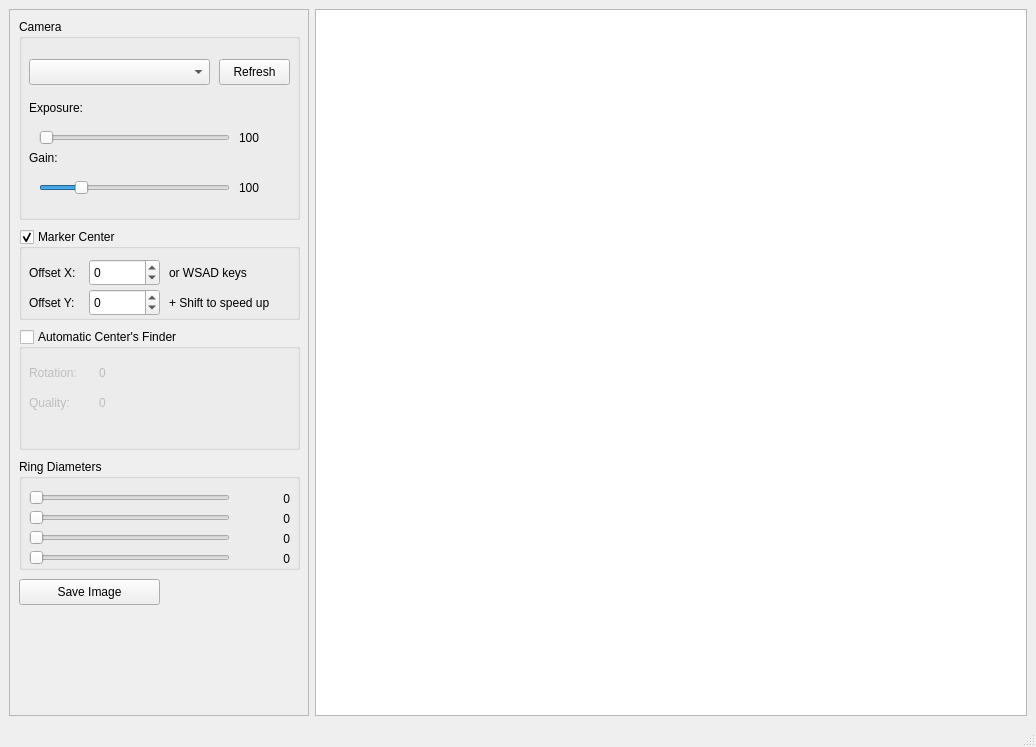
<?xml version="1.0" encoding="UTF-8"?>
<ui version="4.0">
 <class>MainWindow</class>
 <widget class="QMainWindow" name="MainWindow">
  <property name="geometry">
   <rect>
    <x>0</x>
    <y>0</y>
    <width>1036</width>
    <height>747</height>
   </rect>
  </property>
  <property name="windowTitle">
   <string>Newton Collimation Camera</string>
  </property>
  <widget class="QWidget" name="centralwidget">
   <layout class="QHBoxLayout" name="horizontalLayout">
    <item>
     <widget class="QFrame" name="frame">
      <property name="minimumSize">
       <size>
        <width>300</width>
        <height>0</height>
       </size>
      </property>
      <property name="frameShape">
       <enum>QFrame::StyledPanel</enum>
      </property>
      <property name="frameShadow">
       <enum>QFrame::Raised</enum>
      </property>
      <widget class="QGroupBox" name="markerCenter">
       <property name="geometry">
        <rect>
         <x>10</x>
         <y>220</y>
         <width>281</width>
         <height>91</height>
        </rect>
       </property>
       <property name="title">
        <string>Marker Center</string>
       </property>
       <property name="checkable">
        <bool>true</bool>
       </property>
       <widget class="QLabel" name="label_3">
        <property name="geometry">
         <rect>
          <x>10</x>
          <y>60</y>
          <width>58</width>
          <height>27</height>
         </rect>
        </property>
        <property name="text">
         <string>Offset Y:</string>
        </property>
       </widget>
       <widget class="QLabel" name="label_2">
        <property name="geometry">
         <rect>
          <x>10</x>
          <y>30</y>
          <width>58</width>
          <height>27</height>
         </rect>
        </property>
        <property name="text">
         <string>Offset X:</string>
        </property>
       </widget>
       <widget class="QSpinBox" name="offsetX">
        <property name="geometry">
         <rect>
          <x>70</x>
          <y>30</y>
          <width>71</width>
          <height>27</height>
         </rect>
        </property>
        <property name="minimum">
         <number>-500</number>
        </property>
        <property name="maximum">
         <number>500</number>
        </property>
       </widget>
       <widget class="QLabel" name="label_6">
        <property name="geometry">
         <rect>
          <x>150</x>
          <y>30</y>
          <width>121</width>
          <height>27</height>
         </rect>
        </property>
        <property name="text">
         <string>or WSAD keys</string>
        </property>
       </widget>
       <widget class="QLabel" name="label_7">
        <property name="geometry">
         <rect>
          <x>150</x>
          <y>60</y>
          <width>121</width>
          <height>27</height>
         </rect>
        </property>
        <property name="text">
         <string>+ Shift to speed up</string>
        </property>
       </widget>
       <widget class="QSpinBox" name="offsetY">
        <property name="geometry">
         <rect>
          <x>70</x>
          <y>60</y>
          <width>71</width>
          <height>27</height>
         </rect>
        </property>
        <property name="minimum">
         <number>-500</number>
        </property>
        <property name="maximum">
         <number>500</number>
        </property>
       </widget>
      </widget>
      <widget class="QGroupBox" name="groupBox_2">
       <property name="geometry">
        <rect>
         <x>10</x>
         <y>450</y>
         <width>281</width>
         <height>111</height>
        </rect>
       </property>
       <property name="title">
        <string>Ring Diameters</string>
       </property>
       <property name="checkable">
        <bool>false</bool>
       </property>
       <widget class="QLabel" name="ringValue_1">
        <property name="geometry">
         <rect>
          <x>220</x>
          <y>30</y>
          <width>51</width>
          <height>20</height>
         </rect>
        </property>
        <property name="text">
         <string>0</string>
        </property>
        <property name="alignment">
         <set>Qt::AlignRight|Qt::AlignTrailing|Qt::AlignVCenter</set>
        </property>
       </widget>
       <widget class="QSlider" name="ringSlider_3">
        <property name="geometry">
         <rect>
          <x>10</x>
          <y>70</y>
          <width>201</width>
          <height>18</height>
         </rect>
        </property>
        <property name="minimum">
         <number>1</number>
        </property>
        <property name="maximum">
         <number>1000</number>
        </property>
        <property name="pageStep">
         <number>10</number>
        </property>
        <property name="value">
         <number>1</number>
        </property>
        <property name="orientation">
         <enum>Qt::Horizontal</enum>
        </property>
       </widget>
       <widget class="QLabel" name="ringValue_4">
        <property name="geometry">
         <rect>
          <x>220</x>
          <y>90</y>
          <width>51</width>
          <height>20</height>
         </rect>
        </property>
        <property name="text">
         <string>0</string>
        </property>
        <property name="alignment">
         <set>Qt::AlignRight|Qt::AlignTrailing|Qt::AlignVCenter</set>
        </property>
       </widget>
       <widget class="QLabel" name="ringValue_3">
        <property name="geometry">
         <rect>
          <x>220</x>
          <y>70</y>
          <width>51</width>
          <height>20</height>
         </rect>
        </property>
        <property name="text">
         <string>0</string>
        </property>
        <property name="alignment">
         <set>Qt::AlignRight|Qt::AlignTrailing|Qt::AlignVCenter</set>
        </property>
       </widget>
       <widget class="QSlider" name="ringSlider_2">
        <property name="geometry">
         <rect>
          <x>10</x>
          <y>50</y>
          <width>201</width>
          <height>18</height>
         </rect>
        </property>
        <property name="minimum">
         <number>1</number>
        </property>
        <property name="maximum">
         <number>1000</number>
        </property>
        <property name="pageStep">
         <number>10</number>
        </property>
        <property name="value">
         <number>1</number>
        </property>
        <property name="orientation">
         <enum>Qt::Horizontal</enum>
        </property>
       </widget>
       <widget class="QSlider" name="ringSlider_4">
        <property name="geometry">
         <rect>
          <x>10</x>
          <y>90</y>
          <width>201</width>
          <height>18</height>
         </rect>
        </property>
        <property name="minimum">
         <number>1</number>
        </property>
        <property name="maximum">
         <number>1000</number>
        </property>
        <property name="pageStep">
         <number>10</number>
        </property>
        <property name="value">
         <number>1</number>
        </property>
        <property name="orientation">
         <enum>Qt::Horizontal</enum>
        </property>
       </widget>
       <widget class="QLabel" name="ringValue_2">
        <property name="geometry">
         <rect>
          <x>220</x>
          <y>50</y>
          <width>51</width>
          <height>20</height>
         </rect>
        </property>
        <property name="text">
         <string>0</string>
        </property>
        <property name="alignment">
         <set>Qt::AlignRight|Qt::AlignTrailing|Qt::AlignVCenter</set>
        </property>
       </widget>
       <widget class="QSlider" name="ringSlider_1">
        <property name="geometry">
         <rect>
          <x>10</x>
          <y>30</y>
          <width>201</width>
          <height>18</height>
         </rect>
        </property>
        <property name="minimum">
         <number>1</number>
        </property>
        <property name="maximum">
         <number>1000</number>
        </property>
        <property name="pageStep">
         <number>10</number>
        </property>
        <property name="value">
         <number>1</number>
        </property>
        <property name="orientation">
         <enum>Qt::Horizontal</enum>
        </property>
       </widget>
      </widget>
      <widget class="QGroupBox" name="groupBox_3">
       <property name="geometry">
        <rect>
         <x>10</x>
         <y>10</y>
         <width>281</width>
         <height>201</height>
        </rect>
       </property>
       <property name="title">
        <string>Camera</string>
       </property>
       <widget class="QLabel" name="label">
        <property name="geometry">
         <rect>
          <x>10</x>
          <y>80</y>
          <width>71</width>
          <height>18</height>
         </rect>
        </property>
        <property name="text">
         <string>Exposure:</string>
        </property>
       </widget>
       <widget class="QLabel" name="gainValue">
        <property name="geometry">
         <rect>
          <x>220</x>
          <y>160</y>
          <width>51</width>
          <height>18</height>
         </rect>
        </property>
        <property name="text">
         <string>100</string>
        </property>
       </widget>
       <widget class="QSlider" name="exposureSlider">
        <property name="geometry">
         <rect>
          <x>20</x>
          <y>110</y>
          <width>191</width>
          <height>18</height>
         </rect>
        </property>
        <property name="minimum">
         <number>1</number>
        </property>
        <property name="maximum">
         <number>500000</number>
        </property>
        <property name="value">
         <number>100</number>
        </property>
        <property name="orientation">
         <enum>Qt::Horizontal</enum>
        </property>
       </widget>
       <widget class="QLabel" name="label_5">
        <property name="geometry">
         <rect>
          <x>10</x>
          <y>130</y>
          <width>71</width>
          <height>18</height>
         </rect>
        </property>
        <property name="text">
         <string>Gain:</string>
        </property>
       </widget>
       <widget class="QLabel" name="exposureValue">
        <property name="geometry">
         <rect>
          <x>220</x>
          <y>110</y>
          <width>51</width>
          <height>18</height>
         </rect>
        </property>
        <property name="text">
         <string>100</string>
        </property>
       </widget>
       <widget class="QSlider" name="gainSlider">
        <property name="geometry">
         <rect>
          <x>20</x>
          <y>160</y>
          <width>191</width>
          <height>18</height>
         </rect>
        </property>
        <property name="minimum">
         <number>1</number>
        </property>
        <property name="maximum">
         <number>500</number>
        </property>
        <property name="value">
         <number>100</number>
        </property>
        <property name="orientation">
         <enum>Qt::Horizontal</enum>
        </property>
       </widget>
       <widget class="QComboBox" name="cameraName">
        <property name="geometry">
         <rect>
          <x>10</x>
          <y>40</y>
          <width>181</width>
          <height>26</height>
         </rect>
        </property>
       </widget>
       <widget class="QPushButton" name="cameraNameRefresh">
        <property name="geometry">
         <rect>
          <x>200</x>
          <y>40</y>
          <width>71</width>
          <height>26</height>
         </rect>
        </property>
        <property name="text">
         <string>Refresh</string>
        </property>
       </widget>
      </widget>
      <widget class="QPushButton" name="pushButton">
       <property name="geometry">
        <rect>
         <x>10</x>
         <y>570</y>
         <width>141</width>
         <height>26</height>
        </rect>
       </property>
       <property name="text">
        <string>Save Image</string>
       </property>
      </widget>
      <widget class="QGroupBox" name="autoCenter">
       <property name="geometry">
        <rect>
         <x>10</x>
         <y>320</y>
         <width>281</width>
         <height>121</height>
        </rect>
       </property>
       <property name="title">
        <string>Automatic Center's Finder</string>
       </property>
       <property name="checkable">
        <bool>true</bool>
       </property>
       <property name="checked">
        <bool>false</bool>
       </property>
       <widget class="QLabel" name="autoCenterQuality">
        <property name="geometry">
         <rect>
          <x>80</x>
          <y>60</y>
          <width>51</width>
          <height>27</height>
         </rect>
        </property>
        <property name="text">
         <string>0</string>
        </property>
       </widget>
       <widget class="QLabel" name="autoCenterRotation">
        <property name="geometry">
         <rect>
          <x>80</x>
          <y>30</y>
          <width>51</width>
          <height>27</height>
         </rect>
        </property>
        <property name="text">
         <string>0</string>
        </property>
       </widget>
       <widget class="QLabel" name="label_8">
        <property name="geometry">
         <rect>
          <x>10</x>
          <y>30</y>
          <width>61</width>
          <height>27</height>
         </rect>
        </property>
        <property name="text">
         <string>Rotation:</string>
        </property>
       </widget>
       <widget class="QLabel" name="label_9">
        <property name="geometry">
         <rect>
          <x>10</x>
          <y>60</y>
          <width>61</width>
          <height>27</height>
         </rect>
        </property>
        <property name="text">
         <string>Quality:</string>
        </property>
       </widget>
      </widget>
     </widget>
    </item>
    <item>
     <widget class="QGraphicsView" name="graphicsView"/>
    </item>
   </layout>
  </widget>
  <widget class="QMenuBar" name="menubar">
   <property name="geometry">
    <rect>
     <x>0</x>
     <y>0</y>
     <width>1036</width>
     <height>23</height>
    </rect>
   </property>
  </widget>
  <widget class="QStatusBar" name="statusbar"/>
 </widget>
 <resources/>
 <connections/>
</ui>
